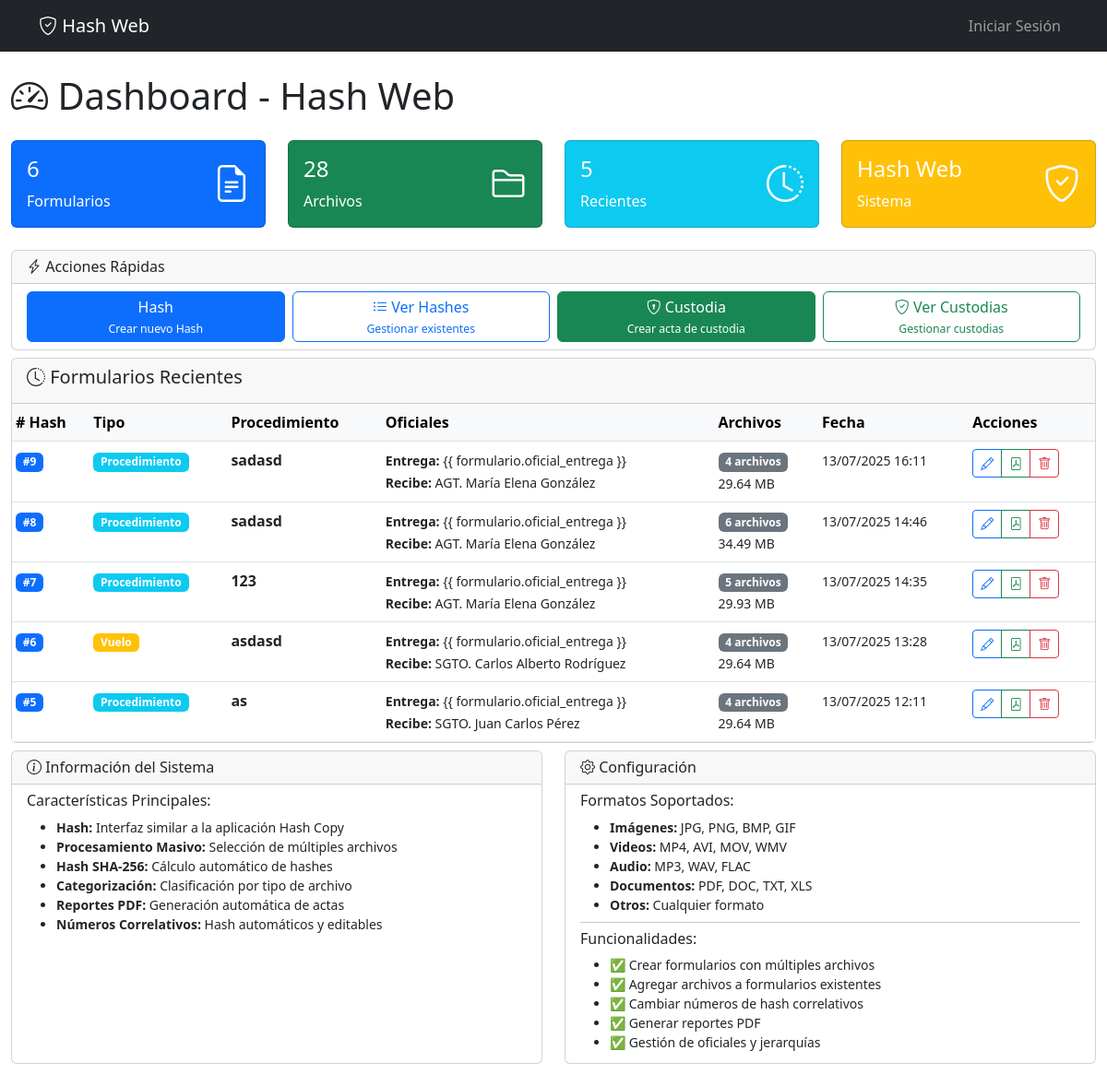
Before: / with the older database file.
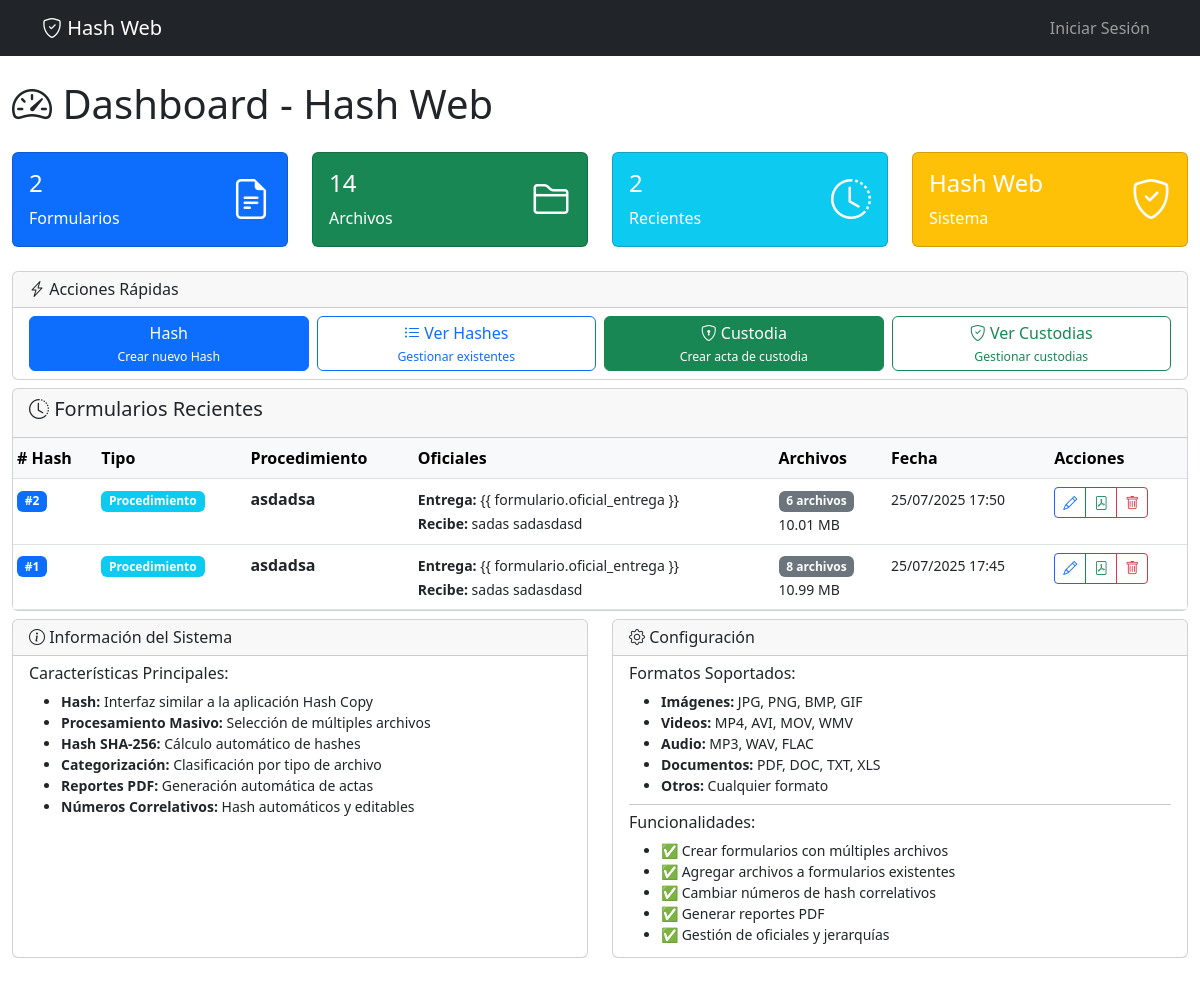
After: the same page with the newer database file.
### core/models.py (models this page shows, shortened)
class FormularioHash(models.Model):
    TIPO_CHOICES = [
        ('PROCEDIMIENTO', 'Procedimiento'),
        ('VUELO', 'Vuelo'),
    ]
    ESTADO_CHOICES = [
        ('BORRADOR', 'Borrador'),
        ('FINALIZADO', 'Finalizado'),
        ('ARCHIVADO', 'Archivado'),
    ]
    nro_hash = models.PositiveIntegerField(unique=True)
    tipo = models.CharField(max_length=20, choices=TIPO_CHOICES, default='PROCEDIMIENTO')
    procedimiento = models.CharField(max_length=300)
    tipo_procedimiento = models.ForeignKey(TipoProcedimiento, on_delete=models.SET_NULL, null=True, blank=True)
    oficial_entrega = models.ForeignKey(
        Oficial,
        on_delete=models.CASCADE,
        related_name='formularios_entregados'
    )
    oficial_recibe = models.ForeignKey(
        Oficial,
        on_delete=models.CASCADE,
        related_name='formularios_recibidos'
    )
    imagenes = models.PositiveIntegerField(default=0)
    clips = models.PositiveIntegerField(default=0)
    audio = models.PositiveIntegerField(default=0)
    texto = models.PositiveIntegerField(default=0)
    varios = models.PositiveIntegerField(default=0)
    peso_total_bytes = models.BigIntegerField(default=0)
    peso_total_formateado = models.CharField(max_length=50, blank=True)
    observaciones = models.TextField(blank=True)
    estado = models.CharField(max_length=20, choices=ESTADO_CHOICES, default='BORRADOR')
    fecha_creacion = models.DateTimeField(auto_now_add=True)
    fecha_modificacion = models.DateTimeField(auto_now=True)
    creado_por = models.ForeignKey(User, on_delete=models.SET_NULL, related_name='formularios_creados', null=True, blank=True)
    class Meta:
        verbose_name = "Formulario Hash"
        verbose_name_plural = "Formularios Hash"
        ordering = ['-fecha_creacion']
    @property
    def total_archivos(self):
        return self.imagenes + self.clips + self.audio + self.texto + self.varios

class Oficial(models.Model):
    legajo = models.CharField(max_length=20, unique=True)
    nombre = models.CharField(max_length=200)
    jerarquia = models.ForeignKey(Jerarquia, on_delete=models.CASCADE, related_name='oficiales', null=True, blank=True)
    destino = models.ForeignKey(Destino, on_delete=models.CASCADE, related_name='oficiales')
    activo = models.BooleanField(default=True)
    user = models.OneToOneField(User, on_delete=models.CASCADE, null=True, blank=True)
    fecha_ingreso = models.DateField(null=True, blank=True)
    class Meta:
        verbose_name = "Oficial"
        verbose_name_plural = "Oficiales"
        ordering = ['-jerarquia__orden', 'nombre']  # Nulls last, then by hierarchy order and name
    def __str__(self):
        if self.jerarquia:
            return f"{self.jerarquia.abreviatura} {self.nombre}"
        else:
            return f"Civil {self.nombre}"

class Jerarquia(models.Model):
    nombre = models.CharField(max_length=100, unique=True)
    abreviatura = models.CharField(max_length=20)
    orden = models.PositiveIntegerField(default=0, help_text="Orden jerárquico (menor = mayor jerarquía)")
    class Meta:
        verbose_name = "Jerarquía"
        verbose_name_plural = "Jerarquías"
        ordering = ['orden']

### core/views.py (the view)
# urls.py: path('', views.dashboard, name='dashboard'),
def dashboard(request):
    total_formularios = FormularioHash.objects.count()
    total_archivos = Archivo.objects.count()
    formularios_recientes = FormularioHash.objects.select_related(
        'oficial_entrega__jerarquia', 'oficial_recibe__jerarquia'
    ).order_by('-fecha_creacion')[:5]
    context = {
        'total_formularios': total_formularios,
        'total_archivos': total_archivos,
        'formularios_recientes': formularios_recientes,
        'title': 'Dashboard - Hash Web'
    }
    return render(request, 'core/dashboard.html', context)

### templates/core/dashboard.html (shortened to what the changed rows need)
{% extends 'base.html' %}
{% block content %}
<div class="row">
  <div class="col-12">
    <h1 class="mb-4">
      <i class="bi bi-speedometer2"></i> Dashboard - Hash Web
    </h1>
  </div>
</div>
<div class="row mb-4">
  <div class="col-md-3">
    <div class="card bg-primary text-white">
      <div class="card-body">
        <div class="d-flex justify-content-between">
          <div>
            <h4 class="card-title">{{ total_formularios }}</h4>
            <p class="card-text">Formularios</p>
          </div>
        </div>
      </div>
    </div>
  </div>
  <div class="col-md-3">
    <div class="card bg-success text-white">
      <div class="card-body">
        <div class="d-flex justify-content-between">
          <div>
            <h4 class="card-title">{{ total_archivos }}</h4>
            <p class="card-text">Archivos</p>
          </div>
        </div>
      </div>
    </div>
  </div>
  <div class="col-md-3">
    <div class="card bg-info text-white">
      <div class="card-body">
        <div class="d-flex justify-content-between">
          <div>
            <h4 class="card-title">{{ formularios_recientes|length }}</h4>
            <p class="card-text">Recientes</p>
          </div>
        </div>
      </div>
    </div>
  </div>
</div>
{% if formularios_recientes %}
<div class="row">
  <div class="col-12">
    <div class="card">
      <div class="card-body p-0">
        <div class="table-responsive">
          <table class="table table-hover table-sm mb-0">
            <thead class="table-light">
              <tr>
                <th class="py-2"># Hash</th>
                <th class="py-2">Tipo</th>
                <th class="py-2">Procedimiento</th>
                <th class="py-2">Oficiales</th>
                <th class="py-2">Archivos</th>
                <th class="py-2">Fecha</th>
                <th class="py-2">Acciones</th>
              </tr>
            </thead>
            <tbody>
              {% for formulario in formularios_recientes %}
              <tr>
                <td class="py-2">
                  <span class="badge bg-primary"
                    >#{{ formulario.nro_hash }}</span
                  >
                </td>
                <td class="py-2">
                  <span
                    class="badge bg-{% if formulario.tipo == 'PROCEDIMIENTO' %}info{% else %}warning{% endif %}"
                  >
                    {{ formulario.get_tipo_display }}
                  </span>
                </td>
                <td class="py-2">
                  <strong
                    >{{ formulario.procedimiento|truncatechars:40 }}</strong
                  >
                </td>
                <td class="py-2">
                  <small>
                    <strong>Entrega:</strong> {{ formulario.oficial_entrega
                    }}<br />
                    <strong>Recibe:</strong> {{ formulario.oficial_recibe }}
                  </small>
                </td>
                <td class="py-2">
                  <span class="badge bg-secondary"
                    >{{ formulario.total_archivos }} archivos</span
                  >
                  <br />
                  <small>{{ formulario.peso_total_formateado }}</small>
                </td>
                <td class="py-2">
                  <small
                    >{{ formulario.fecha_creacion|date:"d/m/Y H:i" }}</small
                  >
                </td>
                <td class="py-2">
                  <div class="btn-group btn-group-sm" role="group">
                    <a
                      href="{% url 'core:hash_editar' formulario.id %}"
                      class="btn btn-outline-primary"
                      title="Editar"
                    >
                      <i class="bi bi-pencil"></i>
                    </a>
                    <a
                      href="{% url 'reports:reporte_hash' formulario.id %}"
                      class="btn btn-outline-success"
                      title="PDF"
                    >
                      <i class="bi bi-file-pdf"></i>
                    </a>
                    <button
                      type="button"
                      class="btn btn-outline-danger"
                      onclick="eliminarFormulario({{ formulario.id }}, {{ formulario.nro_hash }})"
                      title="Eliminar"
                    >
                      <i class="bi bi-trash"></i>
                    </button>
                  </div>
                </td>
              </tr>
              {% endfor %}
            </tbody>
          </table>
        </div>
      </div>
    </div>
  </div>
</div>
{% endif %}
{% endblock %}

Changed rows visible on the page:
removed FormularioHash: nro_hash "9", tipo "Procedimiento", procedimiento "sadasd", oficial_recibe "AGT. María Elena González", total_archivos "4", peso_total_formateado "29.64 MB", fecha_creacion "13/07/2025 16:11"
removed FormularioHash: nro_hash "8", tipo "Procedimiento", procedimiento "sadasd", oficial_recibe "AGT. María Elena González", total_archivos "6", peso_total_formateado "34.49 MB", fecha_creacion "13/07/2025 14:46"
removed FormularioHash: nro_hash "7", tipo "Procedimiento", procedimiento "123", oficial_recibe "AGT. María Elena González", total_archivos "5", peso_total_formateado "29.93 MB", fecha_creacion "13/07/2025 14:35"
removed FormularioHash: nro_hash "6", tipo "Vuelo", procedimiento "asdasd", oficial_recibe "SGTO. Carlos Alberto Rodríguez", total_archivos "4", peso_total_formateado "29.64 MB", fecha_creacion "13/07/2025 13:28"
removed FormularioHash: nro_hash "5", tipo "Procedimiento", procedimiento "as", oficial_recibe "SGTO. Juan Carlos Pérez", total_archivos "4", peso_total_formateado "29.64 MB", fecha_creacion "13/07/2025 12:11"
added FormularioHash: nro_hash "2", tipo "Procedimiento", procedimiento "asdadsa", oficial_recibe "sadas sadasdasd", total_archivos "6", peso_total_formateado "10.01 MB", fecha_creacion "25/07/2025 17:50"
added FormularioHash: nro_hash "1", tipo "Procedimiento", procedimiento "asdadsa", oficial_recibe "sadas sadasdasd", total_archivos "8", peso_total_formateado "10.99 MB", fecha_creacion "25/07/2025 17:45"
Other visible differences:
{{ total_formularios }}: "6" → "2"
{{ total_archivos }}: "28" → "14"
text no longer shown: "5"
text now shown: "2"
